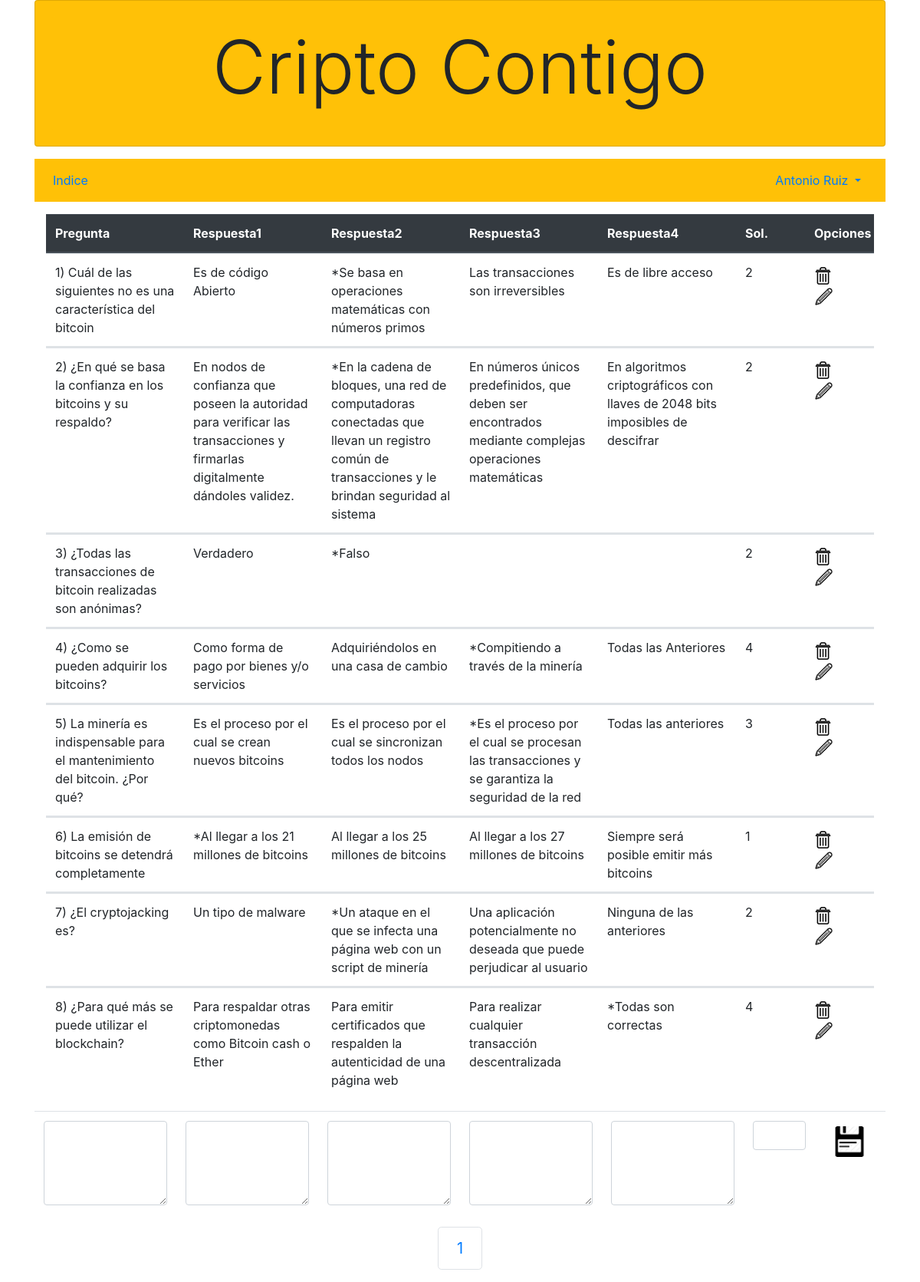
/preguntas.php (signed in), run on the app's committed database.
### tables this page shows
CREATE TABLE `cuestionario` (
  `idpregunta` int(11) NOT NULL,
  `pregunta` text NOT NULL,
  `respuesta1` text NOT NULL,
  `respuesta2` text NOT NULL,
  `respuesta3` text NOT NULL,
  `respuesta4` text NOT NULL,
  `correcta` int(11) NOT NULL
);

### preguntas.php (the view, shortened to what this page needs)
	<?php include 'encabezado.php'; ?>
    <?php include 'usuario.php'; ?>
	<?php
		$base=getPDO();
        if(isset($_GET["pagina"])){
			if($_GET["pagina"]==1)
				header("Location:preguntas.php");
			else
				$pagina=$_GET["pagina"];
		}else
				$pagina=1;
		$filaspaginas=10;
		$empezar_desde = ($pagina-1) * $filaspaginas;
		$conexion = $base->query("SELECT * FROM cuestionario  LIMIT $empezar_desde,$filaspaginas");
		$registros = $conexion->fetchAll(PDO::FETCH_OBJ);
        $sql_total = "SELECT * FROM cuestionario";
		$resultado = $base->prepare($sql_total);
		$resultado->execute(array());
		$numfilas=$resultado->rowCount();
		$totalpaginas = ceil($numfilas / $filaspaginas);
	?>
  <form action="<?php echo $_SERVER['PHP_SELF'];?>" method="post">
  <div class="container-fluid">
	<table class="table">
		<thead class="thead-dark">
			<tr class="d-flex">
				<th class="col-2">Pregunta</th>
				<th class="col-2">Respuesta1</th>
				<th class="col-2">Respuesta2</th>
				<th class="col-2">Respuesta3</th>
				<th class="col-2">Respuesta4</th>
				<th class="col-1">Sol.</th>
				<th class="col-1">Opciones</th>
			</tr>
		</thead>
		<?php foreach($registros as $preguntas):?>
		 <tbody>
			<tr class="d-flex">
				<td class="col-2"><?php echo $preguntas->pregunta?> </td>
				<td class="col-2"><?php echo $preguntas->respuesta1?></td>
				<td class="col-2"><?php echo $preguntas->respuesta2?></td>
				<td class="col-2"><?php echo $preguntas->respuesta3?></td>
				<td class="col-2"><?php echo $preguntas->respuesta4?></td>
				<td class="col-1"><?php echo $preguntas->correcta?></td>
				<td class="col-1">
					<a href="borrar.php?id=<?php echo $preguntas->idpregunta?>"><img src="img/borrar.png" alt="x" /></a>
					<a href="editar.php?id=<?php echo $preguntas->idpregunta?> &
									preg=<?php echo $preguntas->pregunta?> &
									resp1=<?php echo $preguntas->respuesta1?> &
									resp2=<?php echo $preguntas->respuesta2?> &
									resp3=<?php echo $preguntas->respuesta3?>&
									resp4=<?php echo $preguntas->respuesta4?>&
									corr=<?php echo $preguntas->correcta?>
					        ">
						<input type="button"
							   name="actualizar"
							   style="background-color:transparent; border-color:transparent;">
							   <img src="img/editar.png" height="25">
					</a>
				</td>
			</tr>
		<?php endforeach;?>
		</tbody>
	 </table>
	</div>
	<table class="table">
		<tr class="d-flex">
			<td class="col-2"><textarea class="form-control" rows="4"  name="pregunta"></textarea></td>
			<td class="col-2"><textarea  class="form-control" rows="4" name="respuesta1"></textarea></td>
			<td class="col-2"><textarea  class="form-control" rows="4"  name="respuesta2"></textarea></td>
			<td class="col-2"><textarea  class="form-control" rows="4"  name="respuesta3"></textarea></td>
			<td class="col-2"><textarea  class="form-control" rows="4"  name="respuesta4"></textarea></td>
			<td class="col-1"><input class="form-control" type="number" name="correcta"></td>
			<td class="col-1"><button class="btn btn-default" type="submit" name="insertar"><img src="img/guardar.png" width="40"/></button></td>
		</tr>
     </table>
  </form>
  <nav >
   <ul class="pagination justify-content-center pagination-lg">
	<?php
		for($i=1;$i<=$totalpaginas;$i++)
			echo "<li class='page-item'> <a class='page-link' href='?pagina=" . $i . "'>" . $i . "</a>  ";
	?>
   </ul>
  </nav>
</div>

### data on the page
cuestionario: pregunta "1) Cuál de las siguientes no es una característica del bitcoin", respuesta1 "Es de código Abierto", respuesta2 "*Se basa en operaciones matemáticas con números primos", respuesta3 "Las transacciones son irreversibles", respuesta4 "Es de libre acceso", correcta "2"
cuestionario: pregunta "2) ¿En qué se basa la confianza en los bitcoins y su respaldo?", respuesta1 "En nodos de confianza que poseen la autoridad para verificar las transacciones y firmarlas digitalmente dándoles validez.", respuesta2 "*En la cadena de bloques, una red de computadoras conectadas que llevan un registro común de transacciones y le brindan seguridad al sistema", respuesta3 "En números únicos predefinidos, que deben ser encontrados mediante complejas operaciones matemáticas", respuesta4 "En algoritmos criptográficos con llaves de 2048 bits imposibles de descifrar", correcta "2"
cuestionario: pregunta "3) ¿Todas las transacciones de bitcoin realizadas son anónimas?", respuesta1 "Verdadero", respuesta2 "*Falso", correcta "2"
cuestionario: pregunta "4) ¿Como se pueden adquirir los bitcoins?", respuesta1 "Como forma de pago por bienes y/o servicios", respuesta2 "Adquiriéndolos en una casa de cambio", respuesta3 "*Compitiendo a través de la minería", respuesta4 "Todas las Anteriores", correcta "4"
cuestionario: pregunta "5) La minería es indispensable para el mantenimiento del bitcoin. ¿Por qué?", respuesta1 "Es el proceso por el cual se crean nuevos bitcoins", respuesta2 "Es el proceso por el cual se sincronizan todos los nodos", respuesta3 "*Es el proceso por el cual se procesan las transacciones y se garantiza la seguridad de la red", respuesta4 "Todas las anteriores", correcta "3"
cuestionario: pregunta "6) La emisión de bitcoins se detendrá completamente", respuesta1 "*Al llegar a los 21 millones de bitcoins", respuesta2 "Al llegar a los 25 millones de bitcoins", respuesta3 "Al llegar a los 27 millones de bitcoins", respuesta4 "Siempre será posible emitir más bitcoins", correcta "1"
cuestionario: pregunta "7) ¿El cryptojacking es?", respuesta1 "Un tipo de malware", respuesta2 "*Un ataque en el que se infecta una página web con un script de minería", respuesta3 "Una aplicación potencialmente no deseada que puede perjudicar al usuario", respuesta4 "Ninguna de las anteriores", correcta "2"
cuestionario: pregunta "8) ¿Para qué más se puede utilizar el blockchain?", respuesta1 "Para respaldar otras criptomonedas como Bitcoin cash o Ether", respuesta2 "Para emitir certificados que respalden la autenticidad de una página web", respuesta3 "Para realizar cualquier transacción descentralizada", respuesta4 "*Todas son correctas", correcta "4"

### other printed values
$_SESSION["usuario"] "Antonio Ruiz"
